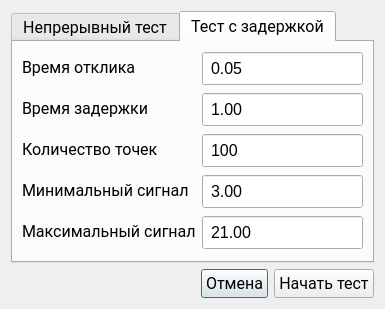
<?xml version="1.0" encoding="UTF-8"?>
<ui version="4.0">
 <class>MainTestSettings</class>
 <widget class="QDialog" name="MainTestSettings">
  <property name="geometry">
   <rect>
    <x>0</x>
    <y>0</y>
    <width>385</width>
    <height>300</height>
   </rect>
  </property>
  <property name="font">
   <font>
    <family>Roboto</family>
    <pointsize>12</pointsize>
   </font>
  </property>
  <property name="windowTitle">
   <string>Параметры тестирования</string>
  </property>
  <layout class="QVBoxLayout" name="verticalLayout_2">
   <item>
    <widget class="QTabWidget" name="tabWidget">
     <property name="font">
      <font>
       <family>Segoe UI</family>
       <pointsize>12</pointsize>
      </font>
     </property>
     <property name="currentIndex">
      <number>1</number>
     </property>
     <widget class="QWidget" name="tab">
      <attribute name="title">
       <string>Непрерывный тест</string>
      </attribute>
      <layout class="QVBoxLayout" name="verticalLayout">
       <item>
        <layout class="QFormLayout" name="formLayout_2">
         <item row="0" column="0">
          <widget class="QLabel" name="label">
           <property name="font">
            <font>
             <family>Segoe UI</family>
             <pointsize>12</pointsize>
            </font>
           </property>
           <property name="text">
            <string>Время прохода (в одну сторону):</string>
           </property>
          </widget>
         </item>
         <item row="0" column="1">
          <widget class="QTimeEdit" name="timeEdit">
           <property name="font">
            <font>
             <family>Segoe UI</family>
             <pointsize>12</pointsize>
            </font>
           </property>
           <property name="styleSheet">
            <string notr="true">padding: 4px;</string>
           </property>
           <property name="maximumTime">
            <time>
             <hour>0</hour>
             <minute>15</minute>
             <second>0</second>
            </time>
           </property>
           <property name="minimumTime">
            <time>
             <hour>0</hour>
             <minute>3</minute>
             <second>0</second>
            </time>
           </property>
           <property name="displayFormat">
            <string>mm:ss</string>
           </property>
           <property name="time">
            <time>
             <hour>0</hour>
             <minute>10</minute>
             <second>0</second>
            </time>
           </property>
          </widget>
         </item>
         <item row="1" column="0">
          <spacer name="verticalSpacer">
           <property name="orientation">
            <enum>Qt::Orientation::Vertical</enum>
           </property>
           <property name="sizeHint" stdset="0">
            <size>
             <width>20</width>
             <height>40</height>
            </size>
           </property>
          </spacer>
         </item>
        </layout>
       </item>
      </layout>
     </widget>
     <widget class="QWidget" name="tab_2">
      <attribute name="title">
       <string>Тест с задержкой</string>
      </attribute>
      <layout class="QFormLayout" name="formLayout">
       <item row="0" column="0">
        <widget class="QLabel" name="label_2">
         <property name="font">
          <font>
           <family>Segoe UI</family>
           <pointsize>12</pointsize>
          </font>
         </property>
         <property name="text">
          <string>Время отклика</string>
         </property>
        </widget>
       </item>
       <item row="0" column="1">
        <widget class="QDoubleSpinBox" name="doubleSpinBox_response">
         <property name="font">
          <font>
           <family>Segoe UI</family>
           <pointsize>12</pointsize>
          </font>
         </property>
         <property name="styleSheet">
          <string notr="true">padding: 4px;</string>
         </property>
         <property name="buttonSymbols">
          <enum>QAbstractSpinBox::ButtonSymbols::NoButtons</enum>
         </property>
         <property name="correctionMode">
          <enum>QAbstractSpinBox::CorrectionMode::CorrectToNearestValue</enum>
         </property>
         <property name="minimum">
          <double>0.050000000000000</double>
         </property>
         <property name="maximum">
          <double>0.500000000000000</double>
         </property>
        </widget>
       </item>
       <item row="1" column="0">
        <widget class="QLabel" name="label_3">
         <property name="font">
          <font>
           <family>Segoe UI</family>
           <pointsize>12</pointsize>
          </font>
         </property>
         <property name="text">
          <string>Время задержки</string>
         </property>
        </widget>
       </item>
       <item row="1" column="1">
        <widget class="QDoubleSpinBox" name="doubleSpinBox_delay">
         <property name="font">
          <font>
           <family>Segoe UI</family>
           <pointsize>12</pointsize>
          </font>
         </property>
         <property name="styleSheet">
          <string notr="true">padding: 4px;</string>
         </property>
         <property name="buttonSymbols">
          <enum>QAbstractSpinBox::ButtonSymbols::NoButtons</enum>
         </property>
         <property name="correctionMode">
          <enum>QAbstractSpinBox::CorrectionMode::CorrectToNearestValue</enum>
         </property>
         <property name="minimum">
          <double>0.500000000000000</double>
         </property>
         <property name="maximum">
          <double>6.000000000000000</double>
         </property>
         <property name="value">
          <double>1.000000000000000</double>
         </property>
        </widget>
       </item>
       <item row="2" column="0">
        <widget class="QLabel" name="label_4">
         <property name="font">
          <font>
           <family>Segoe UI</family>
           <pointsize>12</pointsize>
          </font>
         </property>
         <property name="text">
          <string>Количество точек</string>
         </property>
        </widget>
       </item>
       <item row="2" column="1">
        <widget class="QDoubleSpinBox" name="doubleSpinBox_points">
         <property name="font">
          <font>
           <family>Segoe UI</family>
           <pointsize>12</pointsize>
          </font>
         </property>
         <property name="styleSheet">
          <string notr="true">padding: 4px;</string>
         </property>
         <property name="buttonSymbols">
          <enum>QAbstractSpinBox::ButtonSymbols::NoButtons</enum>
         </property>
         <property name="correctionMode">
          <enum>QAbstractSpinBox::CorrectionMode::CorrectToNearestValue</enum>
         </property>
         <property name="decimals">
          <number>0</number>
         </property>
         <property name="minimum">
          <double>50.000000000000000</double>
         </property>
         <property name="maximum">
          <double>150.000000000000000</double>
         </property>
         <property name="value">
          <double>100.000000000000000</double>
         </property>
        </widget>
       </item>
       <item row="3" column="0">
        <widget class="QLabel" name="label_5">
         <property name="font">
          <font>
           <family>Segoe UI</family>
           <pointsize>12</pointsize>
          </font>
         </property>
         <property name="text">
          <string>Минимальный сигнал</string>
         </property>
        </widget>
       </item>
       <item row="3" column="1">
        <widget class="QDoubleSpinBox" name="doubleSpinBox_signal_min">
         <property name="font">
          <font>
           <family>Segoe UI</family>
           <pointsize>12</pointsize>
          </font>
         </property>
         <property name="styleSheet">
          <string notr="true">padding: 4px;</string>
         </property>
         <property name="buttonSymbols">
          <enum>QAbstractSpinBox::ButtonSymbols::NoButtons</enum>
         </property>
         <property name="correctionMode">
          <enum>QAbstractSpinBox::CorrectionMode::CorrectToNearestValue</enum>
         </property>
         <property name="decimals">
          <number>2</number>
         </property>
         <property name="minimum">
          <double>3.000000000000000</double>
         </property>
         <property name="maximum">
          <double>21.000000000000000</double>
         </property>
         <property name="singleStep">
          <double>1.000000000000000</double>
         </property>
         <property name="value">
          <double>3.000000000000000</double>
         </property>
        </widget>
       </item>
       <item row="4" column="0">
        <widget class="QLabel" name="label_6">
         <property name="font">
          <font>
           <family>Segoe UI</family>
           <pointsize>12</pointsize>
          </font>
         </property>
         <property name="text">
          <string>Максимальный сигнал</string>
         </property>
        </widget>
       </item>
       <item row="4" column="1">
        <widget class="QDoubleSpinBox" name="doubleSpinBox_signal_max">
         <property name="font">
          <font>
           <family>Segoe UI</family>
           <pointsize>12</pointsize>
          </font>
         </property>
         <property name="styleSheet">
          <string notr="true">padding: 4px;</string>
         </property>
         <property name="buttonSymbols">
          <enum>QAbstractSpinBox::ButtonSymbols::NoButtons</enum>
         </property>
         <property name="correctionMode">
          <enum>QAbstractSpinBox::CorrectionMode::CorrectToNearestValue</enum>
         </property>
         <property name="decimals">
          <number>2</number>
         </property>
         <property name="minimum">
          <double>3.000000000000000</double>
         </property>
         <property name="maximum">
          <double>21.000000000000000</double>
         </property>
         <property name="singleStep">
          <double>1.000000000000000</double>
         </property>
         <property name="value">
          <double>21.000000000000000</double>
         </property>
        </widget>
       </item>
      </layout>
     </widget>
    </widget>
   </item>
   <item>
    <layout class="QHBoxLayout" name="horizontalLayout_2">
     <item>
      <spacer name="horizontalSpacer">
       <property name="orientation">
        <enum>Qt::Orientation::Horizontal</enum>
       </property>
       <property name="sizeHint" stdset="0">
        <size>
         <width>40</width>
         <height>20</height>
        </size>
       </property>
      </spacer>
     </item>
     <item>
      <widget class="QPushButton" name="pushButton_cancel">
       <property name="font">
        <font>
         <family>Segoe UI</family>
         <pointsize>12</pointsize>
        </font>
       </property>
       <property name="styleSheet">
        <string notr="true">padding: 4px;</string>
       </property>
       <property name="text">
        <string>Отмена</string>
       </property>
      </widget>
     </item>
     <item>
      <widget class="QPushButton" name="pushButton_start">
       <property name="font">
        <font>
         <family>Segoe UI</family>
         <pointsize>12</pointsize>
        </font>
       </property>
       <property name="styleSheet">
        <string notr="true">padding: 4px;</string>
       </property>
       <property name="text">
        <string>Начать тест</string>
       </property>
      </widget>
     </item>
    </layout>
   </item>
  </layout>
 </widget>
 <tabstops>
  <tabstop>tabWidget</tabstop>
  <tabstop>timeEdit</tabstop>
  <tabstop>pushButton_cancel</tabstop>
  <tabstop>pushButton_start</tabstop>
  <tabstop>doubleSpinBox_response</tabstop>
  <tabstop>doubleSpinBox_delay</tabstop>
  <tabstop>doubleSpinBox_points</tabstop>
  <tabstop>doubleSpinBox_signal_min</tabstop>
  <tabstop>doubleSpinBox_signal_max</tabstop>
 </tabstops>
 <resources/>
 <connections>
  <connection>
   <sender>pushButton_start</sender>
   <signal>clicked()</signal>
   <receiver>MainTestSettings</receiver>
   <slot>accept()</slot>
   <hints>
    <hint type="sourcelabel">
     <x>374</x>
     <y>289</y>
    </hint>
    <hint type="destinationlabel">
     <x>194</x>
     <y>266</y>
    </hint>
   </hints>
  </connection>
  <connection>
   <sender>pushButton_cancel</sender>
   <signal>clicked()</signal>
   <receiver>MainTestSettings</receiver>
   <slot>reject()</slot>
   <hints>
    <hint type="sourcelabel">
     <x>267</x>
     <y>281</y>
    </hint>
    <hint type="destinationlabel">
     <x>90</x>
     <y>271</y>
    </hint>
   </hints>
  </connection>
 </connections>
</ui>
